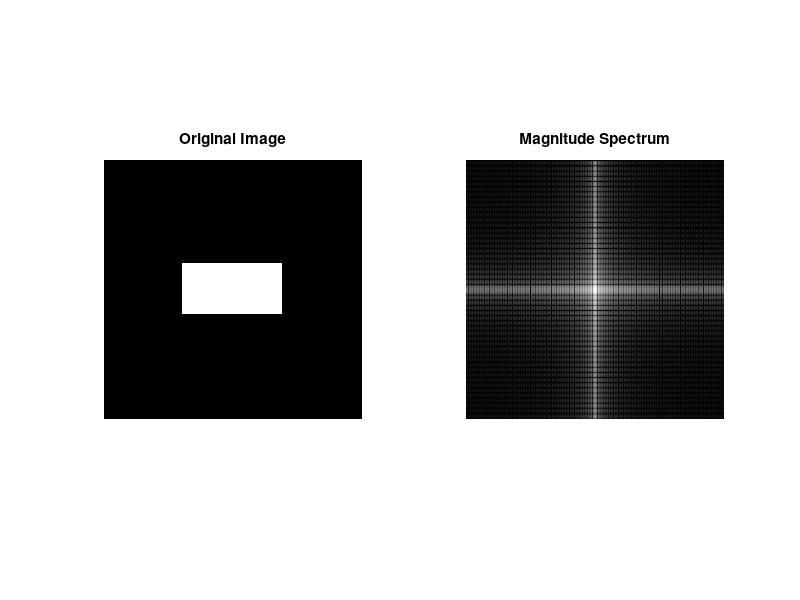

Recreate this plot in MATLAB.
% Define image dimensions
M = 256; % Height
N = 256; % Width

% Create black background image
image = zeros(M, N);

% Define rectangle parameters
rect_width = 100;
rect_height = 50;
rect_x = round((N - rect_width) / 2); % Center the rectangle horizontally
rect_y = round((M - rect_height) / 2); % Center the rectangle vertically

% Add white rectangle to the image
image(rect_y:rect_y+rect_height-1, rect_x:rect_x+rect_width-1) = 1;

% Calculate the DFT with zero-padding
image_fft = fftshift(fft2(image, 2*M, 2*N));

% Calculate magnitude spectrum
magnitude_spectrum = abs(image_fft);

% Brighten the display
brightened_spectrum = log(1 + magnitude_spectrum);

% Display the original image and its magnitude spectrum
figure;
subplot(1, 2, 1);
imshow(image);
title('Original Image');

subplot(1, 2, 2);
imshow(brightened_spectrum, []);
title('Magnitude Spectrum');

